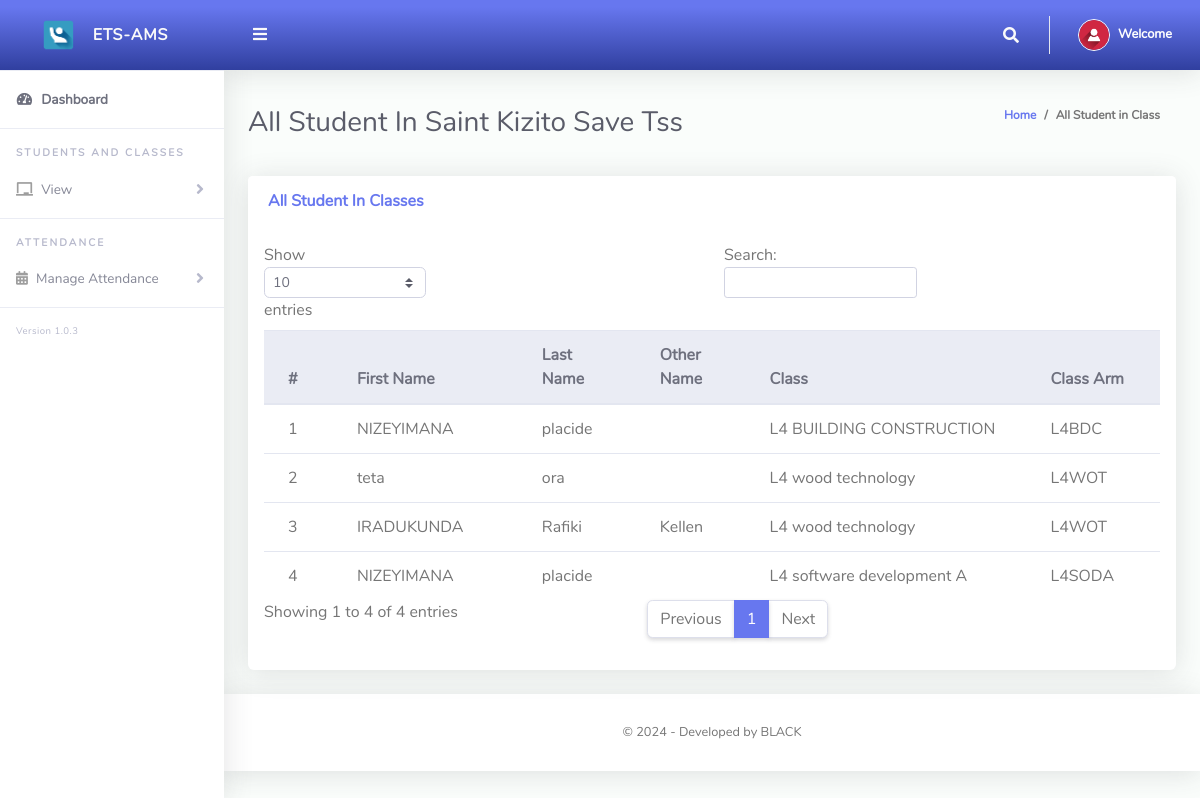
/ClassTeacher/viewStudents.php (signed in), run on the app's committed database.
### tables this page shows
CREATE TABLE `tblstudents` (
  `Id` int(10) NOT NULL,
  `firstName` varchar(255) NOT NULL,
  `lastName` varchar(255) NOT NULL,
  `otherName` varchar(255) NOT NULL,
  `admissionNumber` varchar(255) NOT NULL,
  `password` varchar(50) NOT NULL,
  `classId` varchar(10) NOT NULL,
  `classArmId` varchar(10) NOT NULL,
  `dateCreated` varchar(50) NOT NULL
);

CREATE TABLE `tblclass` (
  `Id` int(10) NOT NULL,
  `className` varchar(255) NOT NULL,
  `totalStudents` int(255) NOT NULL,
  `boys` int(255) NOT NULL,
  `girls` int(255) NOT NULL
);

CREATE TABLE `tblclassarms` (
  `Id` int(10) NOT NULL,
  `classId` varchar(10) NOT NULL,
  `classArmName` varchar(255) NOT NULL,
  `isAssigned` varchar(10) NOT NULL
);

### ClassTeacher/viewStudents.php (the view, shortened to what this page needs)
<?php
include '../Includes/dbcon.php';
?>
<!DOCTYPE html>
<html lang="en">
<head>
  <link href="../vendor/fontawesome-free/css/all.min.css" rel="stylesheet" type="text/css">
  <link href="../vendor/bootstrap/css/bootstrap.min.css" rel="stylesheet" type="text/css">
  <link href="css/ruang-admin.min.css" rel="stylesheet">
</head>
<body id="page-top">
  <div id="wrapper">
      <?php include "Includes/sidebar.php";?>
    <div id="content-wrapper" class="d-flex flex-column">
      <div id="content">
       <?php include "Includes/topbar.php";?>
        <div class="container-fluid" id="container-wrapper">
          <div class="d-sm-flex align-items-center justify-content-between mb-4">
            <h1 class="h3 mb-0 text-gray-800">All Student In Saint Kizito Save Tss</h1>
            <ol class="breadcrumb">
              <li class="breadcrumb-item"><a href="./">Home</a></li>
              <li class="breadcrumb-item active" aria-current="page">All Student in Class</li>
            </ol>
          </div>
          <div class="row">
            <div class="col-lg-12">
                 <div class="row">
              <div class="col-lg-12">
              <div class="card mb-4">
                <div class="card-header py-3 d-flex flex-row align-items-center justify-content-between">
                  <h6 class="m-0 font-weight-bold text-primary">All Student In Classes</h6>
                </div>
                <div class="table-responsive p-3">
                  <table class="table align-items-center table-flush table-hover" id="dataTableHover">
                    <thead class="thead-light">
                      <tr>
                        <th>#</th>
                        <th>First Name</th>
                        <th>Last Name</th>
                        <th>Other Name</th>
                        <th>Class</th>
                        <th>Class Arm</th>
                      </tr>
                    </thead>
                    <tbody>
                  <?php
                      $query = "SELECT tblstudents.Id,tblclass.className,tblclassarms.classArmName,tblclassarms.Id AS classArmId,tblstudents.firstName,
                      tblstudents.lastName,tblstudents.otherName,tblstudents.admissionNumber,tblstudents.dateCreated
                      FROM tblstudents
                      INNER JOIN tblclass ON tblclass.Id = tblstudents.classId
                      INNER JOIN tblclassarms ON tblclassarms.Id = tblstudents.classArmId
                      ";
                      $rs = $conn->query($query);
                      $num = $rs->num_rows;
                      $sn=0;
                      if($num > 0)
                      {
                        while ($rows = $rs->fetch_assoc())
                          {
                             $sn = $sn + 1;
                            echo"
                              <tr>
                                <td>".$sn."</td>
                                <td>".$rows['firstName']."</td>
                                <td>".$rows['lastName']."</td>
                                <td>".$rows['otherName']."</td>
                                <td>".$rows['className']."</td>
                                <td>".$rows['classArmName']."</td>
                              </tr>";
                          }
                      }
                      else
                      {
                           echo
                           "<div class='alert alert-danger' role='alert'>
                            No Record Found!
                            </div>";
                      }
                      ?>
                    </tbody>
                  </table>
                </div>
              </div>
            </div>
            </div>
          </div>
        </div>
      </div>
       <?php include "Includes/footer.php";?>
    </div>
  </div>
</body>
</html>

### ClassTeacher/Includes/sidebar.php (shortened to what this page needs)
<ul class="navbar-nav sidebar sidebar-light accordion" id="accordionSidebar">
     <a class="sidebar-brand d-flex align-items-center bg-gradient-primary justify-content-center" href="index.php">
       <div class="sidebar-brand-icon" >
         <img src="img/logo/attnlg.jpg">
       </div>
       <div class="sidebar-brand-text mx-3">ETS-AMS</div>
     </a>
     <hr class="sidebar-divider my-0">
     <li class="nav-item active">
       <a class="nav-link" href="index.php">
         <i class="fas fa-fw fa-tachometer-alt"></i>
         <span>Dashboard</span></a>
     </li>
     <hr class="sidebar-divider">
     <div class="sidebar-heading">
       Students And Classes
     </div>
      <li class="nav-item">
       <a class="nav-link collapsed" href="#" data-toggle="collapse" data-target="#collapseBootstrap2"
         aria-expanded="true" aria-controls="collapseBootstrap2">
         <i class="fas fa-chalkboard"></i>
         <span>View</span>
       </a>
     </li>
     <hr class="sidebar-divider">
     <div class="sidebar-heading">
     Attendance
     </div>
      <li class="nav-item">
       <a class="nav-link collapsed" href="#" data-toggle="collapse" data-target="#collapseBootstrapcon"
         aria-expanded="true" aria-controls="collapseBootstrapcon">
         <i class="fa fa-calendar-alt"></i>
         <span>Manage Attendance</span>
       </a>
     </li>
     <hr class="sidebar-divider">
     <div class="version" id="version-ruangadmin"></div>
   </ul>

### ClassTeacher/Includes/topbar.php (shortened to what this page needs)
<?php
  $query = "SELECT * FROM tblclassteacher WHERE Id = ".$_SESSION['userId']."";
  $rs = $conn->query($query);
  $rows = $rs->fetch_assoc();
  $fullName = $rows['firstName']." ".$rows['lastName'];;
?>
<nav class="navbar navbar-expand navbar-light bg-gradient-primary topbar mb-4 static-top">
          <button id="sidebarToggleTop" class="btn btn-link rounded-circle mr-3">
            <i class="fa fa-bars"></i>
          </button>
          <ul class="navbar-nav ml-auto">
            <li class="nav-item dropdown no-arrow">
              <a class="nav-link dropdown-toggle" href="#" id="searchDropdown" role="button" data-toggle="dropdown"
                aria-haspopup="true" aria-expanded="false">
                <i class="fas fa-search fa-fw"></i>
              </a>
            </li>
            <li class="nav-item dropdown no-arrow">
              <a class="nav-link dropdown-toggle" href="#" id="userDropdown" role="button" data-toggle="dropdown"
                aria-haspopup="true" aria-expanded="false">
                <img class="img-profile rounded-circle" src="img/user-icn.png" style="max-width: 60px">
                <span class="ml-2 d-none d-lg-inline text-white small"><b>Welcome <?php echo $fullName;?></b></span>
              </a>
            </li>
          </ul>
        </nav>

### ClassTeacher/Includes/footer.php
<footer class="sticky-footer bg-white">
        <div class="container my-auto">
          <div class="copyright text-center my-auto">
            <span> &copy; <script> document.write(new Date().getFullYear()); </script> - Developed by BLACK
            </span>
          </div>
        </div>
      </footer>

### data on the page
tblstudents: firstName "NIZEYIMANA", lastName "placide", classId.className "L4 BUILDING CONSTRUCTION", classArmId.classArmName "L4BDC"
tblstudents: firstName "teta", lastName "ora", classId.className "L4 wood technology", classArmId.classArmName "L4WOT"
tblstudents: firstName "IRADUKUNDA", lastName "Rafiki", otherName "Kellen", classId.className "L4 wood technology", classArmId.classArmName "L4WOT"
tblstudents: firstName "NIZEYIMANA", lastName "placide", classId.className "L4 software development A", classArmId.classArmName "L4SODA"
